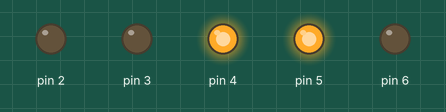
Simulated run of this sketch. Board: Arduino Uno, built with avr-gcc and run on an emulated ATmega328P. Shown: output pins drawn as LEDs (lit = HIGH).

Above: at 1.5 s.
At 5.0 s:
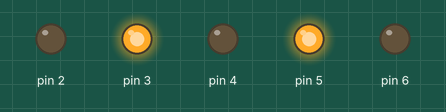
At 11.5 s:
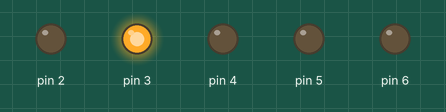
At 16.5 s:
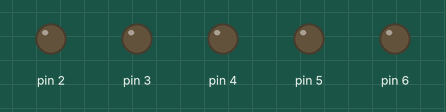
At 18.0 s:
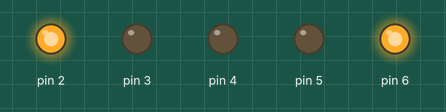
Timing chart, 0 to 26.0 s (numbered marks = the images above):
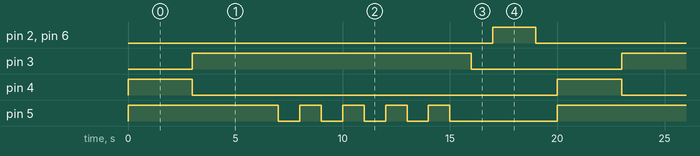

Measured:
- by itself, pin 2, pin 6: alternates HIGH for 2.0 s and LOW for 18.0 s
- by itself, pin 3: alternates HIGH for 13.0 s and LOW for 7.0 s
- by itself, pin 4: alternates HIGH for 3.0 s and LOW for 17.0 s
- by itself, pin 5: repeats every 20.0 s: 4 × (LOW 1.0 s, HIGH 1.0 s), LOW 5.0 s, HIGH 7.0 s

The sketch:

FarolArduino.ino
```cpp
// C++ code
//
int counter;

void setup()
{
  pinMode(4, OUTPUT);
  pinMode(5, OUTPUT);
  pinMode(3, OUTPUT);
  pinMode(2, OUTPUT);
  pinMode(6, OUTPUT);
}

void loop()
{
  digitalWrite(4, HIGH);
  digitalWrite(5, HIGH);
  delay(3000); // Wait for 3000 millisecond(s)
  digitalWrite(4, LOW);
  digitalWrite(3, HIGH);
  delay(3000); // Wait for 3000 millisecond(s)
  for (counter = 0; counter < 5; ++counter) {
    digitalWrite(5, HIGH);
    delay(1000); // Wait for 1000 millisecond(s)
    digitalWrite(5, LOW);
    delay(1000); // Wait for 1000 millisecond(s)
  }
  digitalWrite(3, LOW);
  delay(1000); // Wait for 1000 millisecond(s)
  digitalWrite(2, HIGH);
  digitalWrite(5, LOW);
  digitalWrite(6, HIGH);
  delay(2000); // Wait for 2000 millisecond(s)
  digitalWrite(2, LOW);
  digitalWrite(6, LOW);
  delay(1000); // Wait for 1000 millisecond(s)
}
```
